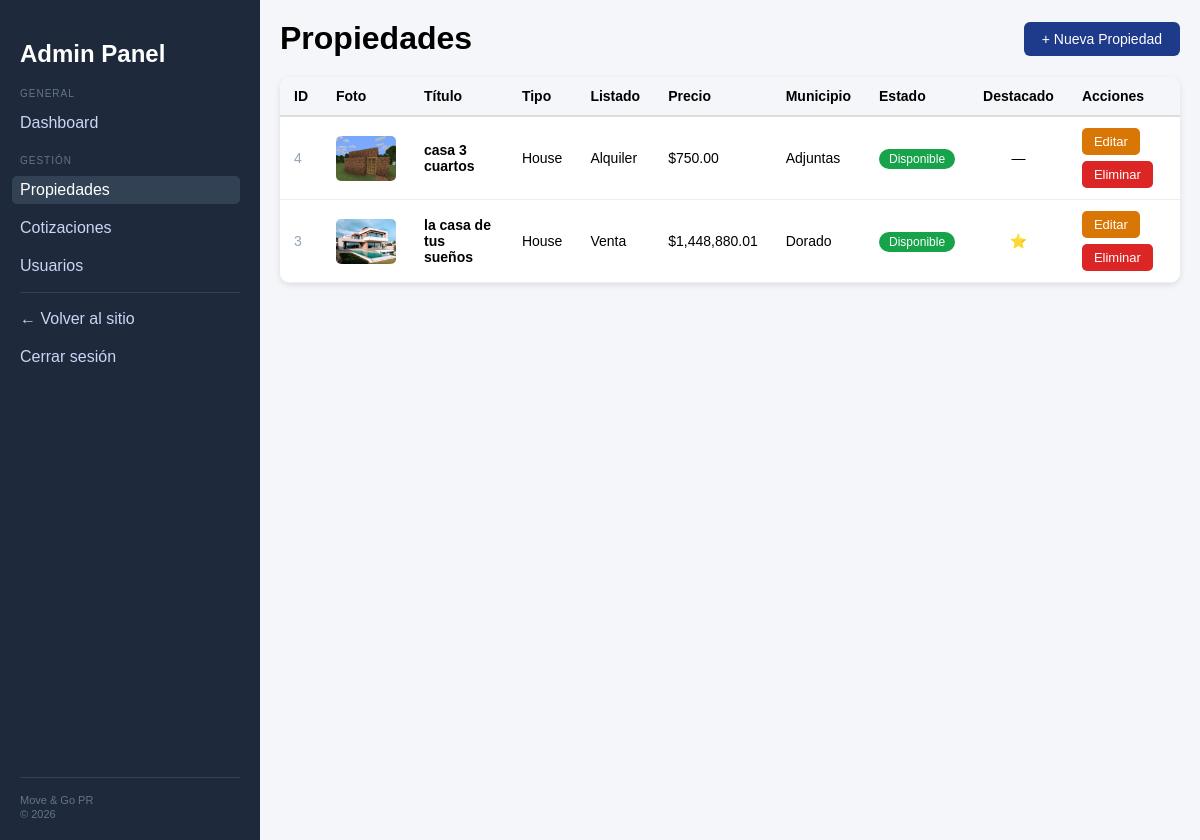
Page /dashboard.php?section=properties (signed in) on the committed database.
### tables this page shows
CREATE TABLE `properties` (
  `id` bigint(20) UNSIGNED NOT NULL,
  `title` varchar(150) NOT NULL,
  `property_type` enum('house','apartment','condo','land','commercial') NOT NULL,
  `type` enum('sale','rent') NOT NULL,
  `price` decimal(12,2) NOT NULL,
  `address` varchar(255) NOT NULL,
  `municipio_id` smallint(5) UNSIGNED NOT NULL,
  `sqft` int(10) UNSIGNED DEFAULT NULL,
  `beds` tinyint(3) UNSIGNED DEFAULT NULL,
  `bath` tinyint(3) UNSIGNED DEFAULT NULL,
  `laundry` varchar(100) DEFAULT NULL,
  `pets` varchar(100) DEFAULT NULL,
  `mailbox` varchar(100) DEFAULT NULL,
  `parking` varchar(100) DEFAULT NULL,
  `furnished` tinyint(1) NOT NULL DEFAULT 0,
  `featured` tinyint(1) NOT NULL DEFAULT 0,
  `status` enum('available','sold','rented','inactive') NOT NULL DEFAULT 'available',
  `description` text DEFAULT NULL,
  `lat` decimal(10,7) DEFAULT NULL,
  `lng` decimal(10,7) DEFAULT NULL,
  `created_at` timestamp NOT NULL DEFAULT current_timestamp()
);

CREATE TABLE `municipios` (
  `id` smallint(5) UNSIGNED NOT NULL,
  `municipality` varchar(80) NOT NULL,
  `region` enum('Norte','Sur','Este','Oeste','Centro','Metro') NOT NULL
);

### includes/properties_panel.php (the view, shortened to what this page needs)
<?php
$action  = $_GET['action'] ?? 'list';
function status_badge($status) {
    $colors = [
        'available' => '#16a34a',
        'sold'      => '#1e3a8a',
        'rented'    => '#d97706',
        'inactive'  => '#94a3b8',
    ];
    $labels = [
        'available' => 'Disponible',
        'sold'      => 'Vendido',
        'rented'    => 'Alquilado',
        'inactive'  => 'Inactivo',
    ];
    $color = $colors[$status] ?? '#94a3b8';
    $label = $labels[$status] ?? $status;
    return "<span style='background:{$color}; color:white; padding:3px 10px; border-radius:12px; font-size:12px;'>{$label}</span>";
}
?>
<?php
if ($action === 'list'): ?>
    <div class="panel-header">
        <h1 style="margin:0;">Propiedades</h1>
        <a href="dashboard.php?section=properties&action=add" class="btn-primary">+ Nueva Propiedad</a>
    </div>
    <?php
    $properties = $pdo->query("
        SELECT p.*, m.municipality,
            (SELECT image_url FROM property_images
              WHERE property_id = p.id AND is_primary = 1 LIMIT 1) AS image
        FROM properties p
        LEFT JOIN municipios m ON p.municipio_id = m.id
        ORDER BY p.created_at DESC
    ")->fetchAll(PDO::FETCH_ASSOC);
    ?>
    <div class="card" style="padding:0; overflow:hidden; cursor:default;">
        <?php if (empty($properties)): ?>
            <p style="padding:30px; color:#888; text-align:center;">
                No hay propiedades registradas. <a href="dashboard.php?section=properties&action=add">Añadir la primera.</a>
            </p>
        <?php else: ?>
            <div style="overflow-x:auto;">
                <table class="propiedades-table">
                    <thead>
                        <tr>
                            <th>ID</th>
                            <th>Foto</th>
                            <th>Título</th>
                            <th>Tipo</th>
                            <th>Listado</th>
                            <th>Precio</th>
                            <th>Municipio</th>
                            <th>Estado</th>
                            <th>Destacado</th>
                            <th>Acciones</th>
                        </tr>
                    </thead>
                    <tbody>
                        <?php foreach ($properties as $p): ?>
                        <tr>
                            <td data-label="" style="color:#94a3b8;"><?= $p['id'] ?></td>
                            <td data-label="Foto">
                                <?php if ($p['image']): ?>
                                    <img src="<?= htmlspecialchars($p['image']) ?>"
                                         alt="foto"
                                         class="prop-foto">
                                <?php else: ?>
                                    <div class="no-thumb">Sin foto!</div>
                                <?php endif; ?>
                            </td>
                            <td data-label="Título"><strong><?= htmlspecialchars($p['title']) ?></strong></td>
                            <td data-label="Tipo" style="text-transform:capitalize;"><?= htmlspecialchars($p['property_type']) ?></td>
                            <td data-label="Listado"><?= $p['type'] === 'sale' ? 'Venta' : 'Alquiler' ?></td>
                            <td data-label="Precio">$<?= number_format($p['price'], 2) ?></td>
                            <td data-label="Municipio"><?= htmlspecialchars($p['municipality'] ?? '—') ?></td>
                            <td data-label="Estado"><?= status_badge($p['status']) ?></td>
                            <td data-label="Destacado" style="text-align:center;">
                                <?= $p['featured'] ? '⭐' : '—' ?>
                            </td>
                            <td data-label="Acciones">
                                <div style="display:flex; gap:6px; align-items:center; flex-wrap:wrap;">
                                    <a href="dashboard.php?section=properties&action=edit&id=<?= $p['id'] ?>"
                                       class="btn-edit">Editar</a>
                                    <form method="POST"
                                          onsubmit="return confirm('¿Eliminar «<?= htmlspecialchars(addslashes($p['title'])) ?>»? Esta acción no se puede deshacer.');">
                                        <button type="submit" class="btn-danger">Eliminar</button>
                                    </form>
                                </div>
                            </td>
                        </tr>
                        <?php endforeach; ?>
                    </tbody>
                </table>
            </div>
        <?php endif; ?>
    </div>
<?php
endif; ?>

### dashboard.php (shortened to what this page needs)
<?php
require_once 'config.php';
$section = $_GET['section'] ?? 'overview';
?>
<!DOCTYPE html>
<html lang="es">
<head>
    <link rel="stylesheet" href="css/admin.css">
</head>
<body>
<div class="admin-container">
    <div class="sidebar">
        <div class="sidebar-nav">
            <h2>Admin Panel</h2>
            <p class="nav-section-label">General</p>
            <a href="dashboard.php?section=overview"
               class="<?php echo $section === 'overview' ? 'active' : '' ?>">
                Dashboard
            </a>
            <p class="nav-section-label">Gestión</p>
            <a href="dashboard.php?section=properties"
               class="<?php echo $section === 'properties' ? 'active' : '' ?>">
                Propiedades
            </a>
            <a href="dashboard.php?section=quotes"
               class="<?php echo $section === 'quotes' ? 'active' : '' ?>">
                Cotizaciones
            </a>
            <a href="dashboard.php?section=users"
               class="<?php echo $section === 'users' ? 'active' : '' ?>">
                Usuarios
            </a>
            <hr class="nav-divider">
            <a href="index.php">← Volver al sitio</a>
            <a href="logout.php">Cerrar sesión</a>
        </div>
        <div class="sidebar-footer">
            <span>Move & Go PR</span>
            <span>© <?= date('Y') ?></span>
        </div>
    </div>
    <div class="main-content">
        <?php
        switch ($section) {
            case 'properties':
                include 'includes/properties_panel.php';
                break;
        }
        ?>
    </div>
</div>
</body>
</html>

### css/admin.css (style rules this page uses)
body { margin: 0; font-family: Arial, sans-serif; background-color: #f4f6f9; }
.admin-container { display: flex; }
.sidebar { width: 220px; flex-shrink: 0; background-color: #1e293b; color: white; min-height: 100vh; padding: 20px; display: flex; flex-direction: column; }
.sidebar-nav { flex: 1; }
.sidebar-footer { margin-top: auto; padding-top: 16px; border-top: 1px solid #334155; display: flex; flex-direction: column; gap: 2px; font-size: 11px; color: #64748b; }
.sidebar h2 { margin-bottom: 20px; }
.sidebar a { display: block; color: #cbd5f5; text-decoration: none; margin: 10px 0; }
.main-content { flex: 1; min-width: 0; padding: 20px; }
.card { background: white; padding: 20px; margin-bottom: 20px; border-radius: 10px; box-shadow: 0 2px 6px rgba(0,0,0,0.1); }

### dashboard.php (style rules this page uses)
.sidebar a.active { color: #ffffff; background: #334155; border-radius: 5px; padding: 5px 8px; margin-left: -8px; }
.sidebar a { padding: 5px 8px; margin-left: -8px; border-radius: 5px; transition: background 0.2s; }
.sidebar .nav-section-label { font-size: 10px; text-transform: uppercase; letter-spacing: 1px; color: #64748b; margin: 18px 0 6px 0; }
.sidebar .nav-divider { border: none; border-top: 1px solid #334155; margin: 12px 0; }

### includes/properties_panel.php (style rules this page uses)
.panel-header { display: flex; justify-content: space-between; align-items: center; margin-bottom: 20px; }
.btn-primary { background: #1e3a8a; color: white; padding: 9px 18px; border: none; border-radius: 6px; text-decoration: none; font-size: 14px; cursor: pointer; display: inline-block; }
.btn-danger { background: #dc2626; color: white; padding: 6px 12px; border: none; border-radius: 5px; font-size: 13px; cursor: pointer; }
.btn-edit { background: #d97706; color: white; padding: 6px 12px; border-radius: 5px; text-decoration: none; font-size: 13px; display: inline-block; }
.propiedades-table { width: 100%; border-collapse: collapse; font-size: 14px; }
.propiedades-table th { background: #f4f6f9; padding: 11px 14px; text-align: left; border-bottom: 2px solid #ddd; white-space: nowrap; }
.propiedades-table td { padding: 11px 14px; border-bottom: 1px solid #eee; vertical-align: middle; }
.prop-foto { width: 60px; height: 45px; object-fit: cover; border-radius: 5px; display: block; }

### rows in the picture
properties: id "4", shows a picture, title "casa 3 cuartos", property_type "House", type "Alquiler", price "750.00", municipio.municipality "Adjuntas", status "Disponible"
properties: id "3", shows a picture, title "la casa de tus sueños", property_type "House", type "Venta", price "1,448,880.01", municipio.municipality "Dorado", status "Disponible"
